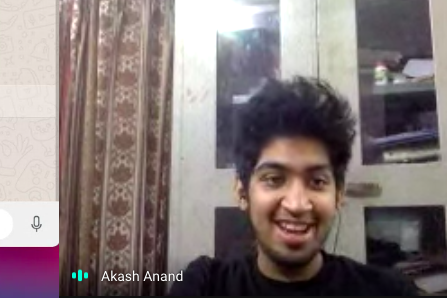
#> input picture finding-lanes/akash.png, 447 x 298 px
$ python main.py
#> lines starting #> are read from the running program, lines starting #| are printed output that depends on the picture; after the words box and inside, x2 and y2 are one past the last pixel; in counts of white or black regions, pixels touching at a corner belong together
import cv2
import numpy as np
from skimage.io import imread


# image = imread('test_image.jpg')

# image = imread('rainbow.jpeg')
# image3 = imread('kunal.jpg')
image = imread('akash.png')
#> image is the input picture: shape (298, 447, 4); mean R, G, B, A 133.5, 121.2, 120.8, 255
# cv2.imshow('result', image)
# cv2.waitKey(0)
# lane_image = np.cpoy(image)


gray = cv2.cvtColor(image, cv2.COLOR_BGR2GRAY)
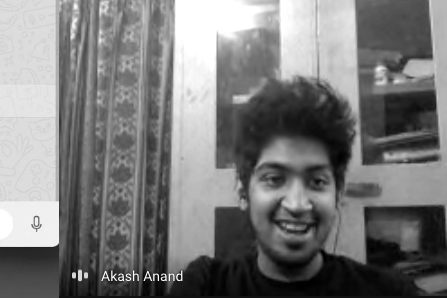
#> gray: shape (298, 447); min 0, max 255, mean 122.5

blur = cv2.GaussianBlur(gray, (5, 5), 0)

canny = cv2.Canny(blur, 50, 150)
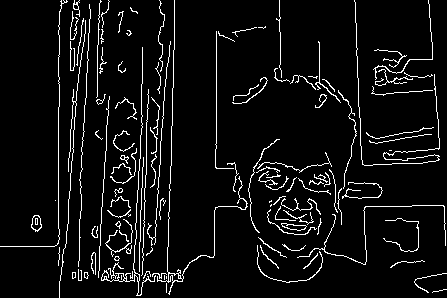
#> canny: shape (298, 447); 6.1% white in thin lines or dots

cv2.imshow('result', canny)
cv2.waitKey(0)

$ run again, with finding-lanes/test_image.jpg saved as finding-lanes/akash.png
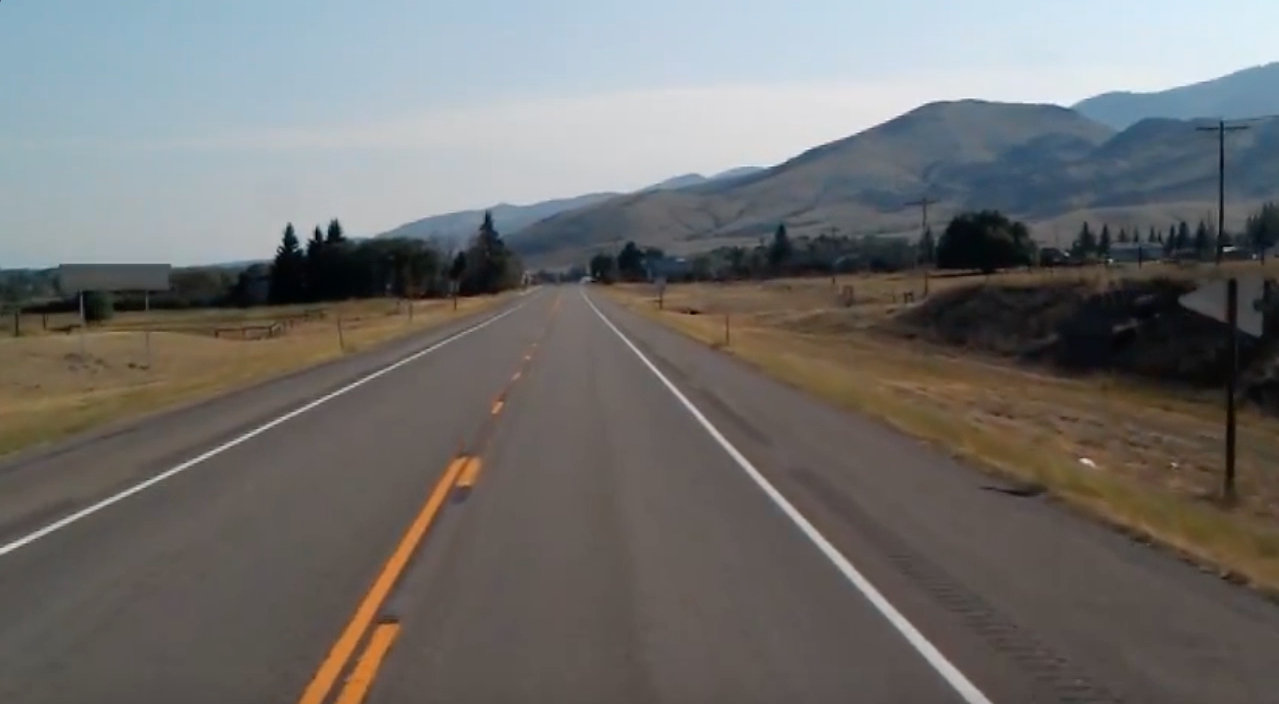
#> input picture finding-lanes/test_image.jpg, 1279 x 704 px
#> image is the input picture: shape (704, 1279, 4); mean R, G, B, A 112.3, 111.3, 109.7, 255
#> `gray = cv2.cvtColor(image, cv2.COLOR_BGR2GRAY)`:
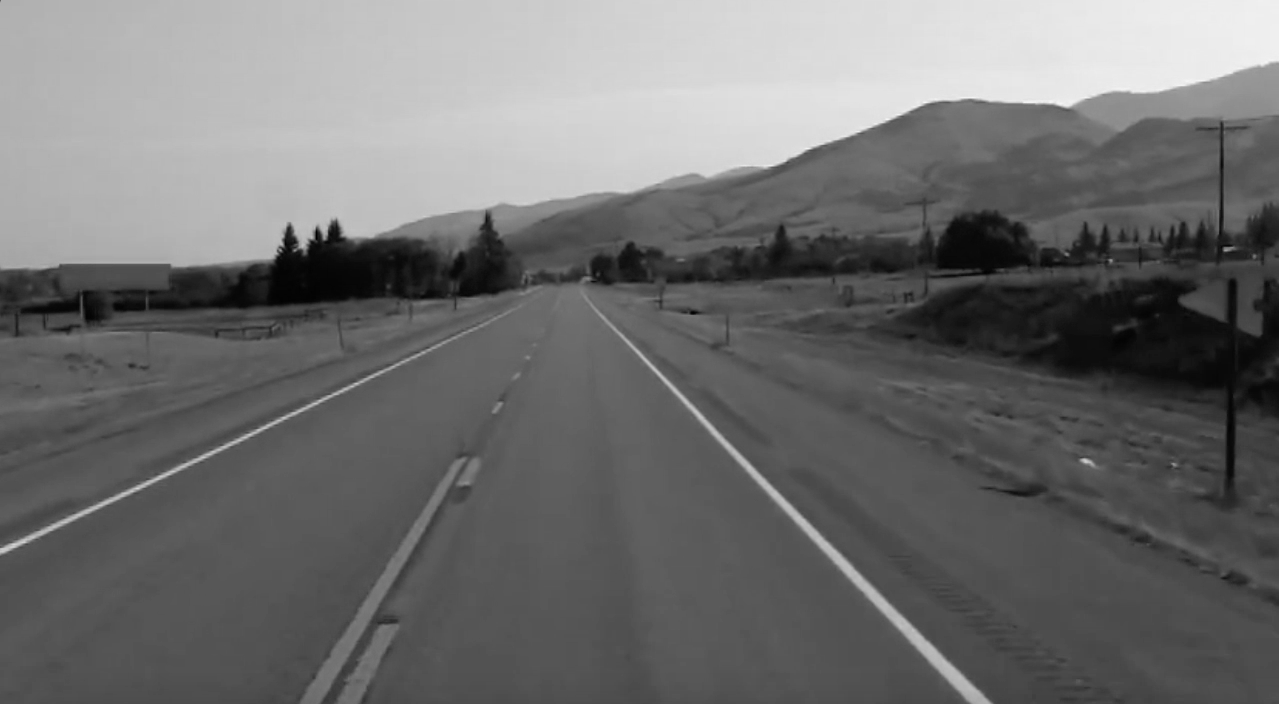
#> gray: shape (704, 1279); min 0, max 246, mean 110.9
#> `canny = cv2.Canny(blur, 50, 150)`:
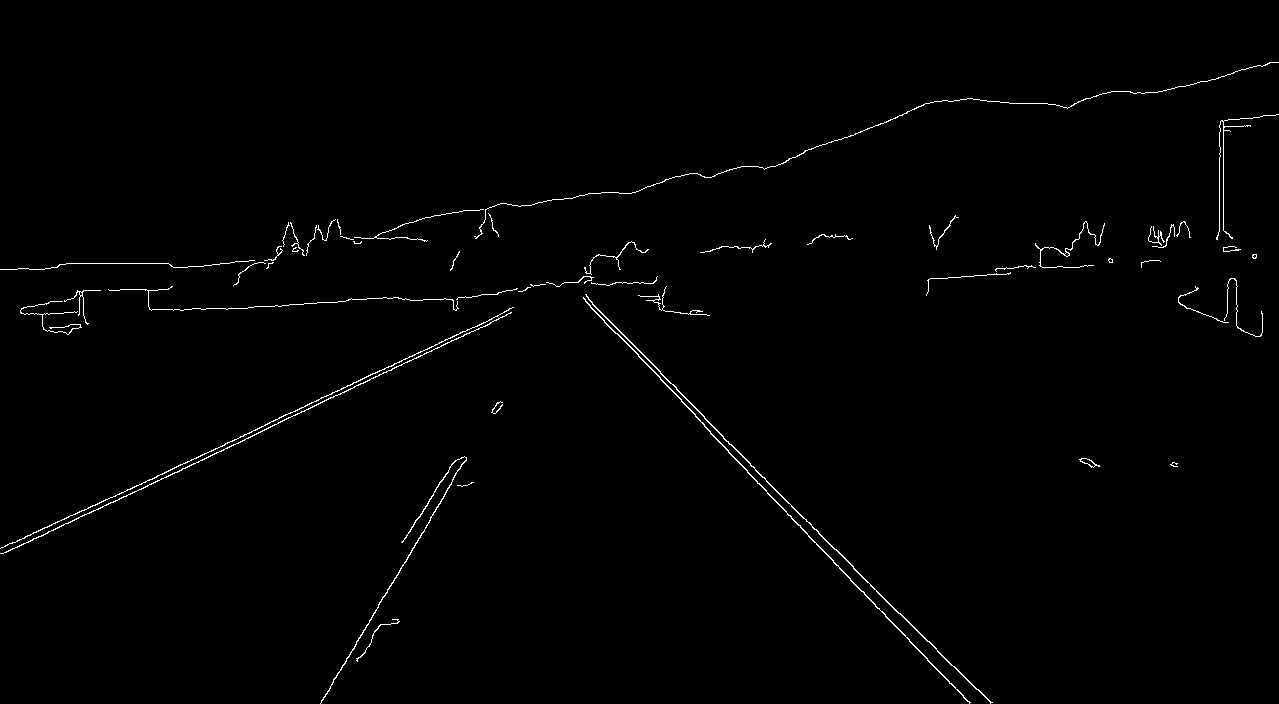
#> canny: shape (704, 1279); 0.91% white in thin lines or dots

$ run again, with finding-lanes/rainbow.jpeg saved as finding-lanes/akash.png
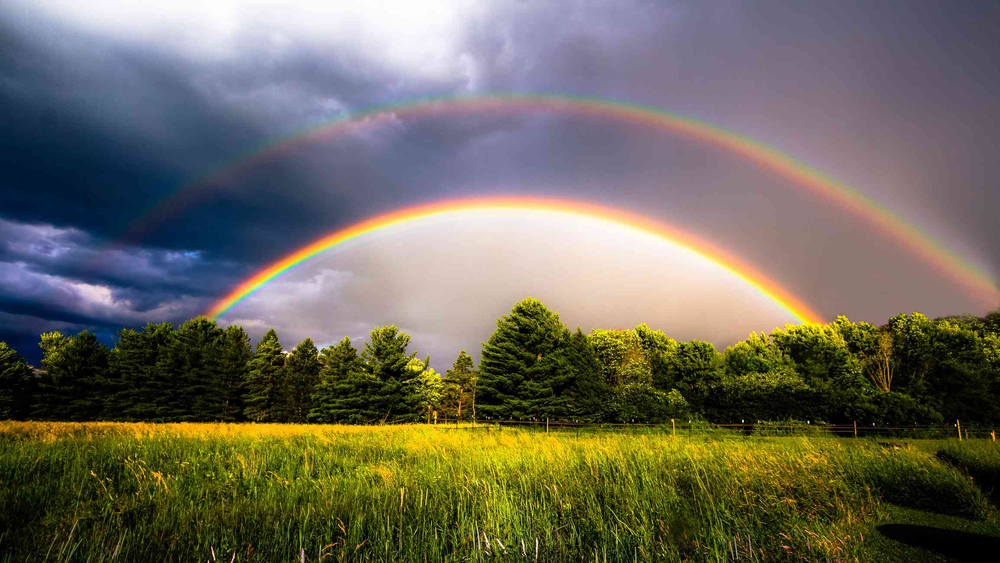
#> input picture finding-lanes/rainbow.jpeg, 1000 x 563 px, shrunk from 2309 x 1299 before the run
#> image is the input picture: shape (563, 1000, 3); mean R, G, B 109.2, 105.5, 90.4
#> `gray = cv2.cvtColor(image, cv2.COLOR_BGR2GRAY)`:
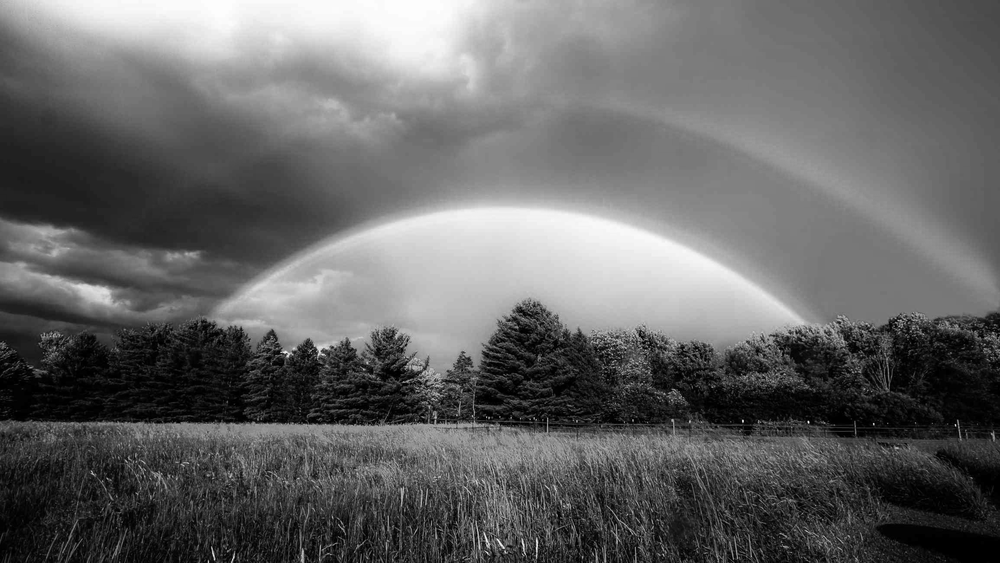
#> gray: shape (563, 1000); min 0, max 255, mean 101.4
#> `canny = cv2.Canny(blur, 50, 150)`:
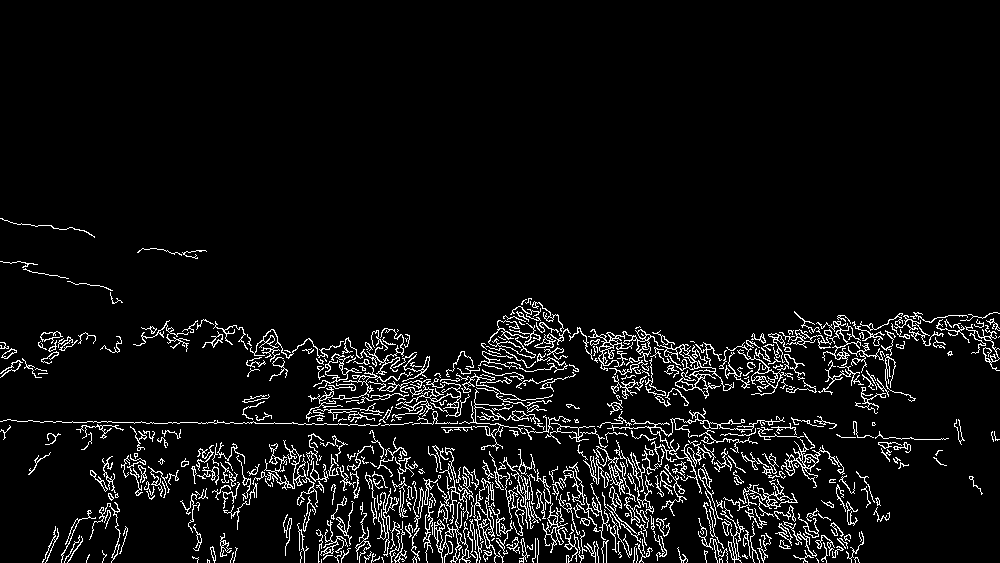
#> canny: shape (563, 1000); 6% white in thin lines or dots, all inside (x1, y1, x2, y2) = (0, 218, 1000, 563)

$ run again, with finding-lanes/kunal.jpg saved as finding-lanes/akash.png
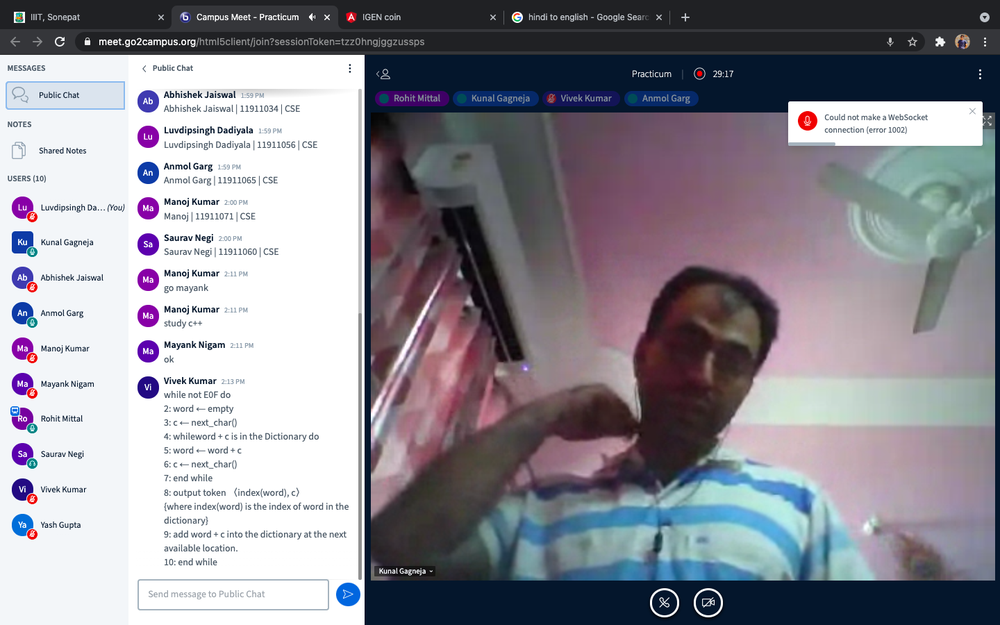
#> input picture finding-lanes/kunal.jpg, 1000 x 625 px, shrunk from 1440 x 900 before the run
#> image is the input picture: shape (625, 1000, 4); mean R, G, B, A 142.2, 140.8, 149.5, 255
#> `gray = cv2.cvtColor(image, cv2.COLOR_BGR2GRAY)`:
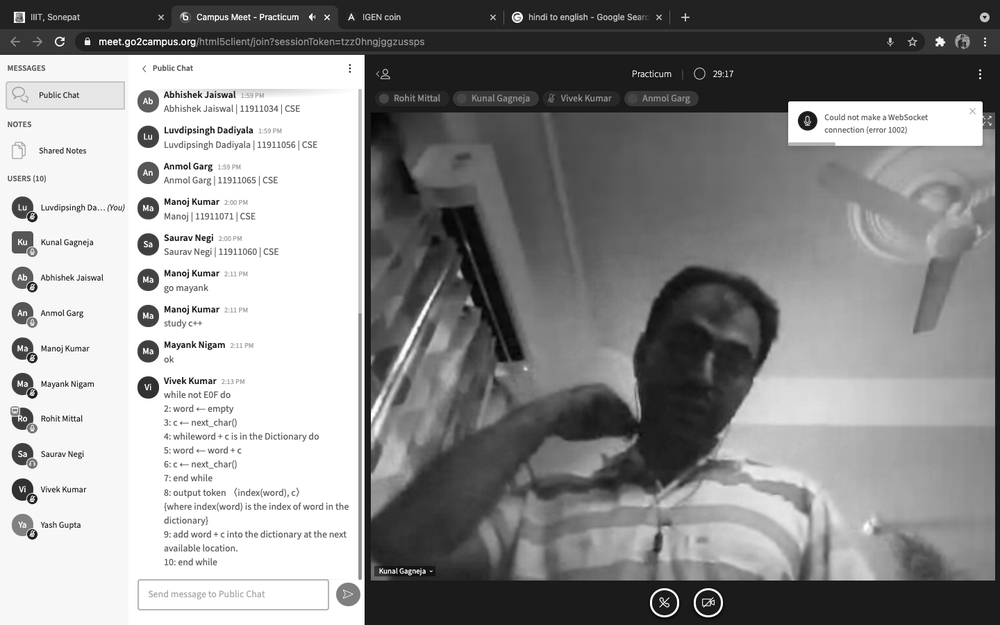
#> gray: shape (625, 1000); min 0, max 255, mean 143.6
#> `canny = cv2.Canny(blur, 50, 150)`:
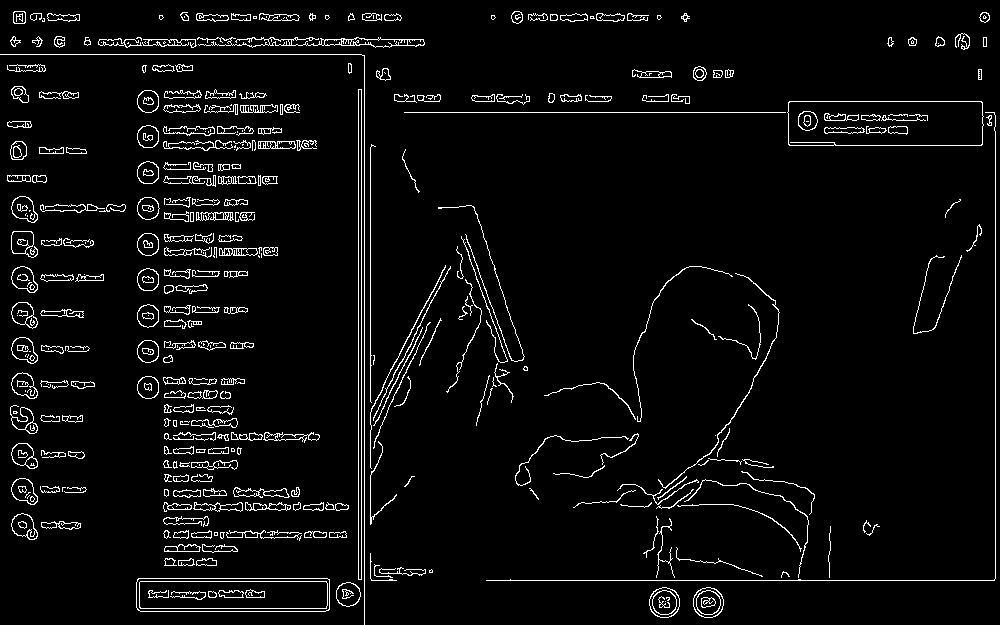
#> canny: shape (625, 1000); 4.5% white in thin lines or dots
